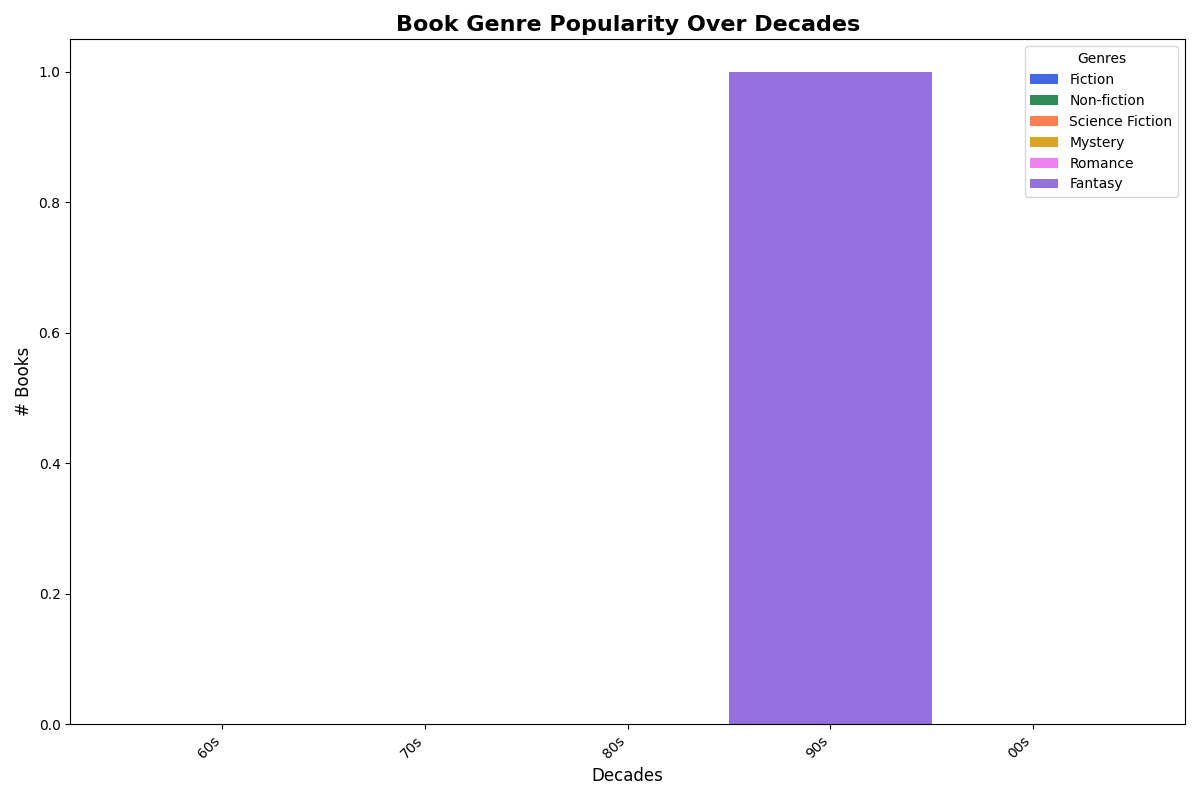

Python code for this plot:
import matplotlib.pyplot as plt
import numpy as np

decades = ['60s', '70s', '80s', '90s', '00s']
genres = ['Fic', 'Non-fic', 'Sci-Fi', 'Mystery', 'Romance', 'Fantasy']

publication_counts = {
    'Fiction': [20, 25, 30, 28, 40],
    'Non-fiction': [10, 15, 25, 35, 45],
    'Science Fiction': [5, 10, 15, 20, 25],
    'Mystery': [8, 12, 18, 22, 30],
    'Romance': [12, 18, 22, 24, 35],
    'Fantasy': [3, 7, 12, 18, 26]
}

fig, ax = plt.subplots(figsize=(12, 8))
colors = ['royalblue', 'seagreen', 'coral', 'goldenrod', 'violet', 'mediumpurple']

# Prepare data for stacked histogram
stacked_data = np.array(list(publication_counts.values()))

# Plot stacked histogram
ax.hist(stacked_data.T, bins=np.arange(len(decades) + 1) - 0.5, stacked=True, color=colors)

ax.set_title('Book Genre Popularity Over Decades', fontsize=16, fontweight='bold')
ax.set_xlabel('Decades', fontsize=12)
ax.set_ylabel('# Books', fontsize=12)
ax.set_xticks(np.arange(len(decades)))
ax.set_xticklabels(decades, fontsize=10, rotation=45, ha='right')
ax.legend(publication_counts.keys(), title="Genres")
plt.tight_layout()
plt.show()
